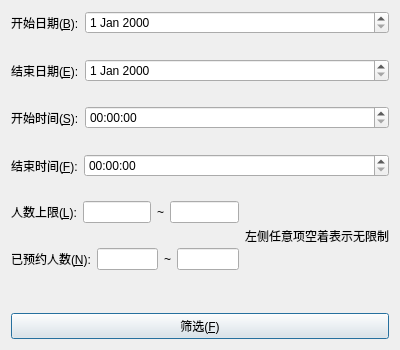
<?xml version="1.0" encoding="UTF-8"?>
<ui version="4.0">
 <class>SelectDialog</class>
 <widget class="QDialog" name="SelectDialog">
  <property name="geometry">
   <rect>
    <x>0</x>
    <y>0</y>
    <width>400</width>
    <height>350</height>
   </rect>
  </property>
  <property name="sizePolicy">
   <sizepolicy hsizetype="Fixed" vsizetype="Fixed">
    <horstretch>0</horstretch>
    <verstretch>0</verstretch>
   </sizepolicy>
  </property>
  <property name="minimumSize">
   <size>
    <width>400</width>
    <height>350</height>
   </size>
  </property>
  <property name="maximumSize">
   <size>
    <width>400</width>
    <height>295</height>
   </size>
  </property>
  <property name="windowTitle">
   <string>自定义筛选</string>
  </property>
  <layout class="QVBoxLayout" name="verticalLayout_2">
   <item>
    <layout class="QHBoxLayout" name="horizontalLayout">
     <item>
      <widget class="QLabel" name="label_5">
       <property name="sizePolicy">
        <sizepolicy hsizetype="Fixed" vsizetype="Preferred">
         <horstretch>0</horstretch>
         <verstretch>0</verstretch>
        </sizepolicy>
       </property>
       <property name="text">
        <string>开始日期(&amp;B):</string>
       </property>
       <property name="buddy">
        <cstring>startDayEdit</cstring>
       </property>
      </widget>
     </item>
     <item>
      <widget class="QDateEdit" name="startDayEdit">
       <property name="timeSpec">
        <enum>Qt::LocalTime</enum>
       </property>
      </widget>
     </item>
    </layout>
   </item>
   <item>
    <spacer name="verticalSpacer">
     <property name="orientation">
      <enum>Qt::Vertical</enum>
     </property>
     <property name="sizeHint" stdset="0">
      <size>
       <width>20</width>
       <height>40</height>
      </size>
     </property>
    </spacer>
   </item>
   <item>
    <layout class="QHBoxLayout" name="horizontalLayout_2">
     <item>
      <widget class="QLabel" name="label_6">
       <property name="sizePolicy">
        <sizepolicy hsizetype="Fixed" vsizetype="Preferred">
         <horstretch>0</horstretch>
         <verstretch>0</verstretch>
        </sizepolicy>
       </property>
       <property name="text">
        <string>结束日期(&amp;E):</string>
       </property>
       <property name="buddy">
        <cstring>endDayEdit</cstring>
       </property>
      </widget>
     </item>
     <item>
      <widget class="QDateEdit" name="endDayEdit">
       <property name="timeSpec">
        <enum>Qt::LocalTime</enum>
       </property>
      </widget>
     </item>
    </layout>
   </item>
   <item>
    <spacer name="verticalSpacer_2">
     <property name="orientation">
      <enum>Qt::Vertical</enum>
     </property>
     <property name="sizeHint" stdset="0">
      <size>
       <width>20</width>
       <height>40</height>
      </size>
     </property>
    </spacer>
   </item>
   <item>
    <layout class="QHBoxLayout" name="horizontalLayout_3">
     <item>
      <widget class="QLabel" name="label">
       <property name="sizePolicy">
        <sizepolicy hsizetype="Fixed" vsizetype="Preferred">
         <horstretch>0</horstretch>
         <verstretch>0</verstretch>
        </sizepolicy>
       </property>
       <property name="text">
        <string>开始时间(&amp;S):</string>
       </property>
       <property name="buddy">
        <cstring>startTimeEdit</cstring>
       </property>
      </widget>
     </item>
     <item>
      <widget class="QTimeEdit" name="startTimeEdit">
       <property name="timeSpec">
        <enum>Qt::LocalTime</enum>
       </property>
      </widget>
     </item>
    </layout>
   </item>
   <item>
    <spacer name="verticalSpacer_3">
     <property name="orientation">
      <enum>Qt::Vertical</enum>
     </property>
     <property name="sizeHint" stdset="0">
      <size>
       <width>20</width>
       <height>40</height>
      </size>
     </property>
    </spacer>
   </item>
   <item>
    <layout class="QHBoxLayout" name="horizontalLayout_4">
     <item>
      <widget class="QLabel" name="label_2">
       <property name="sizePolicy">
        <sizepolicy hsizetype="Fixed" vsizetype="Preferred">
         <horstretch>0</horstretch>
         <verstretch>0</verstretch>
        </sizepolicy>
       </property>
       <property name="text">
        <string>结束时间(&amp;F):</string>
       </property>
       <property name="buddy">
        <cstring>endTimeEdit</cstring>
       </property>
      </widget>
     </item>
     <item>
      <widget class="QTimeEdit" name="endTimeEdit">
       <property name="timeSpec">
        <enum>Qt::LocalTime</enum>
       </property>
      </widget>
     </item>
    </layout>
   </item>
   <item>
    <spacer name="verticalSpacer_4">
     <property name="orientation">
      <enum>Qt::Vertical</enum>
     </property>
     <property name="sizeHint" stdset="0">
      <size>
       <width>20</width>
       <height>40</height>
      </size>
     </property>
    </spacer>
   </item>
   <item>
    <layout class="QHBoxLayout" name="horizontalLayout_7">
     <item>
      <layout class="QVBoxLayout" name="verticalLayout">
       <item>
        <layout class="QHBoxLayout" name="horizontalLayout_5">
         <item>
          <widget class="QLabel" name="label_3">
           <property name="sizePolicy">
            <sizepolicy hsizetype="Fixed" vsizetype="Preferred">
             <horstretch>0</horstretch>
             <verstretch>0</verstretch>
            </sizepolicy>
           </property>
           <property name="text">
            <string>人数上限(&amp;L):</string>
           </property>
           <property name="buddy">
            <cstring>limitNumSEdit</cstring>
           </property>
          </widget>
         </item>
         <item>
          <widget class="QLineEdit" name="limitNumSEdit"/>
         </item>
         <item>
          <widget class="QLabel" name="label_8">
           <property name="text">
            <string>~</string>
           </property>
          </widget>
         </item>
         <item>
          <widget class="QLineEdit" name="limitNumEEdit"/>
         </item>
        </layout>
       </item>
       <item>
        <spacer name="verticalSpacer_5">
         <property name="orientation">
          <enum>Qt::Vertical</enum>
         </property>
         <property name="sizeHint" stdset="0">
          <size>
           <width>20</width>
           <height>40</height>
          </size>
         </property>
        </spacer>
       </item>
       <item>
        <layout class="QHBoxLayout" name="horizontalLayout_6">
         <item>
          <widget class="QLabel" name="label_4">
           <property name="sizePolicy">
            <sizepolicy hsizetype="Fixed" vsizetype="Preferred">
             <horstretch>0</horstretch>
             <verstretch>0</verstretch>
            </sizepolicy>
           </property>
           <property name="text">
            <string>已预约人数(&amp;N):</string>
           </property>
           <property name="buddy">
            <cstring>numSEdit</cstring>
           </property>
          </widget>
         </item>
         <item>
          <widget class="QLineEdit" name="numSEdit"/>
         </item>
         <item>
          <widget class="QLabel" name="label_9">
           <property name="text">
            <string>~</string>
           </property>
          </widget>
         </item>
         <item>
          <widget class="QLineEdit" name="numEEdit"/>
         </item>
        </layout>
       </item>
      </layout>
     </item>
     <item>
      <widget class="QLabel" name="label_7">
       <property name="text">
        <string>左侧任意项空着表示无限制</string>
       </property>
      </widget>
     </item>
    </layout>
   </item>
   <item>
    <spacer name="verticalSpacer_7">
     <property name="orientation">
      <enum>Qt::Vertical</enum>
     </property>
     <property name="sizeHint" stdset="0">
      <size>
       <width>20</width>
       <height>40</height>
      </size>
     </property>
    </spacer>
   </item>
   <item>
    <spacer name="verticalSpacer_6">
     <property name="orientation">
      <enum>Qt::Vertical</enum>
     </property>
     <property name="sizeHint" stdset="0">
      <size>
       <width>20</width>
       <height>40</height>
      </size>
     </property>
    </spacer>
   </item>
   <item>
    <widget class="QPushButton" name="pushButton">
     <property name="text">
      <string>筛选(&amp;F)</string>
     </property>
    </widget>
   </item>
  </layout>
 </widget>
 <tabstops>
  <tabstop>startDayEdit</tabstop>
  <tabstop>endDayEdit</tabstop>
  <tabstop>startTimeEdit</tabstop>
  <tabstop>endTimeEdit</tabstop>
  <tabstop>limitNumSEdit</tabstop>
  <tabstop>numSEdit</tabstop>
  <tabstop>pushButton</tabstop>
 </tabstops>
 <resources/>
 <connections/>
</ui>
